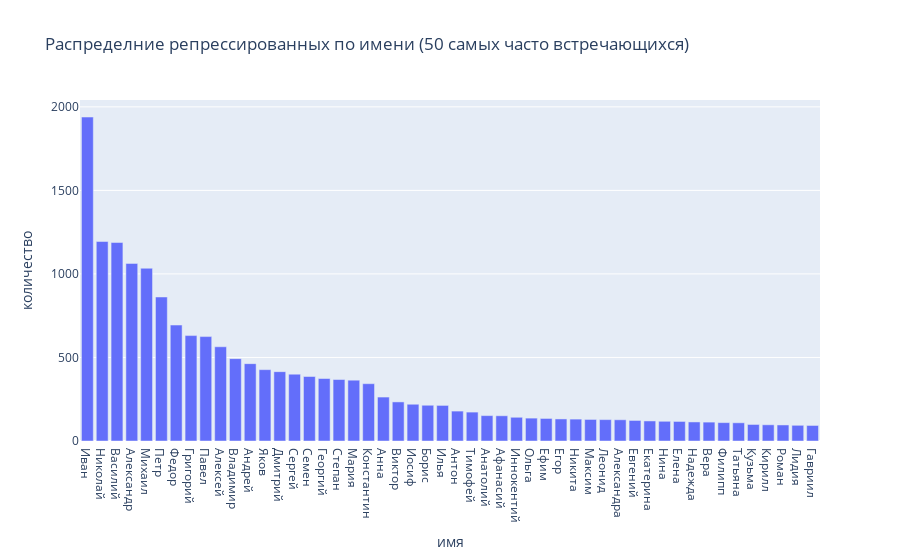

Notebook source saved alongside this figure:
### Code cell
fig = px.bar(dfn['имя'].value_counts()[:50].reset_index().rename(columns={'имя':'количество', 'index':'имя'}), 
                   x="имя", 
                   y="количество",
                   title='Распределние репрессированных по имени (50 самых часто встречающихся)')
fig.update_layout(
    yaxis_title_text='количество', # yaxis label

)
fig.show()

### Figure 1 — Plotly figure (JSON) as saved in the notebook; plotly's stock layout.template omitted (floating-point values rounded to 4 significant figures)
{"data": [{"alignmentgroup": "True", "hovertemplate": "имя=%{x}<br>количество=%{y}<extra></extra>", "legendgroup": "", "marker": {"color": "#636efa"}, "name": "", "offsetgroup": "", "orientation": "v", "showlegend": false, "textposition": "auto", "type": "bar", "x": ["Иван", "Николай", "Василий", "Александр", "Михаил", "Петр", "Федор", "Григорий", "Павел", "Алексей", "Владимир", "Андрей", "Яков", "Дмитрий", "Сергей", "Семен", "Георгий", "Степан", "Мария", "Константин", "Анна", "Виктор", "Иосиф", "Борис", "Илья", "Антон", "Тимофей", "Анатолий", "Афанасий", "Иннокентий", "Ольга", "Ефим", "Егор", "Никита", "Максим", "Леонид", "Александра", "Евгений", "Екатерина", "Нина", "Елена", "Надежда", "Вера", "Филипп", "Татьяна", "Кузьма", "Кирилл", "Роман", "Лидия", "Гавриил"], "xaxis": "x", "y": [1939, 1194, 1188, 1063, 1034, 862, 694, 631, 625, 564, 493, 463, 427, 415, 400, 386, 374, 368, 364, 343, 263, 234, 220, 214, 213, 179, 173, 152, 151, 142, 137, 135, 132, 131, 129, 128, 127, 123, 120, 118, 117, 114, 113, 110, 109, 99, 97, 96, 94, 93], "yaxis": "y"}], "layout": {"autosize": true, "barmode": "relative", "legend": {"tracegroupgap": 0}, "title": {"text": "Распределние репрессированных по имени (50 самых часто встречающихся)"}, "xaxis": {"anchor": "y", "autorange": true, "domain": [0, 1], "range": [-0.5, 49.5], "title": {"text": "имя"}, "type": "category"}, "yaxis": {"anchor": "x", "autorange": true, "domain": [0, 1], "range": [0, 2041.0], "title": {"text": "количество"}, "type": "linear"}}}
